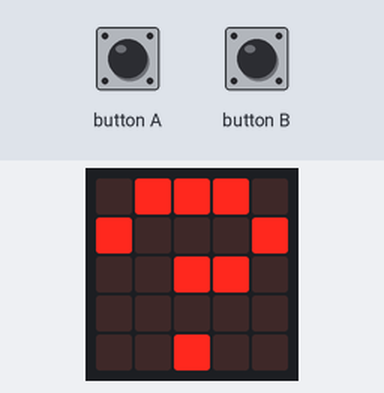
A program run on a simulated BBC micro:bit running MicroPython. Parts: the board's 5×5 LED display. The test bench sets the inputs (shaded band). Random numbers come from a fixed seed.

Above: at 1.2 s.
1.3 s: button A pressed for 0.15 s
At 1.37 s:
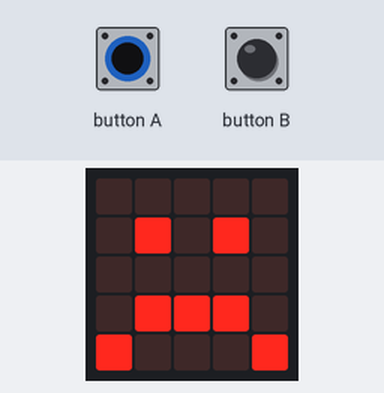
2.9 s: button B pressed for 0.15 s
At 4.0 s:
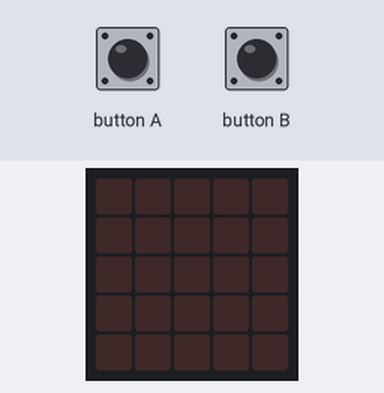
Timing chart, 0 to 5.9 s (numbered marks = the images above; inputs shaded):
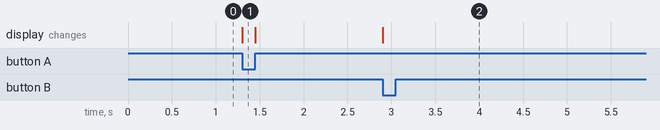

Measured:
- after the input at 1.3 s, the display: changes at once (image 1)
- after the input at 2.9 s, the display: changes at once (image 2)

The program:

coin_flip.py
```python
from microbit import *
import random

def flip_coin():
    result = random.randint(0, 1)
    if result == 0:
        return Image.HAPPY
    else:
        return Image.SAD


while True:
    if button_a.is_pressed():
        display.show(result)
    elif button_b.is_pressed():
        break
    else:
        display.show("?")
        result = flip_coin()

display.clear()
```
